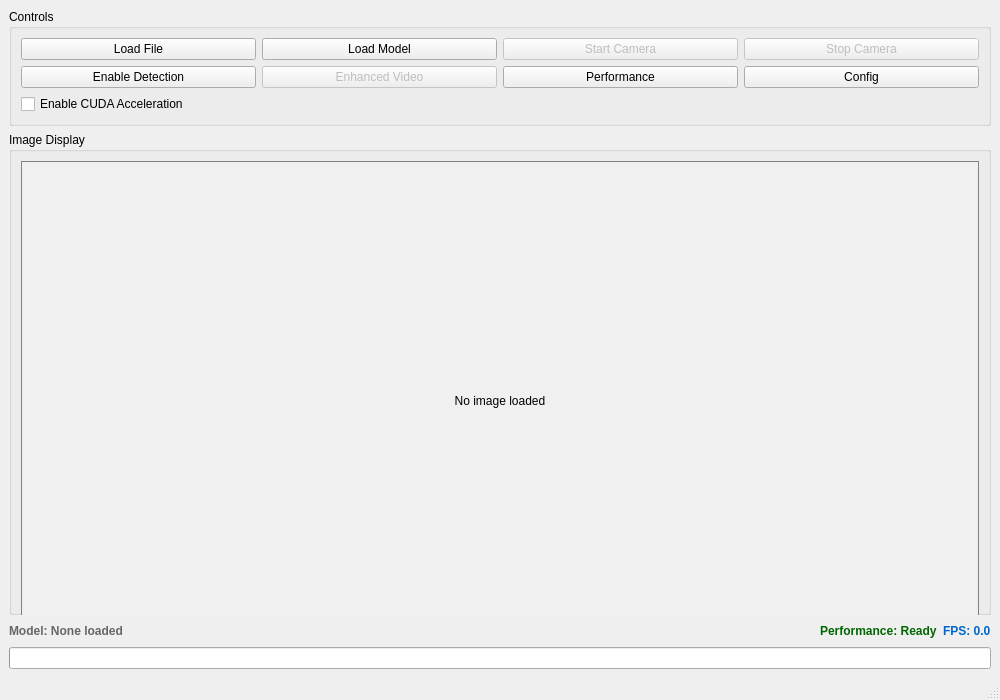
<?xml version="1.0" encoding="UTF-8"?>
<ui version="4.0">
 <class>FaceDetectionWindow</class>
 <widget class="QMainWindow" name="FaceDetectionWindow">
  <property name="geometry">
   <rect>
    <x>0</x>
    <y>0</y>
    <width>1000</width>
    <height>700</height>
   </rect>
  </property>
  <property name="minimumSize">
   <size>
    <width>800</width>
    <height>600</height>
   </size>
  </property>
  <property name="windowTitle">
   <string>Intelligent Face Detection - OpenCV &amp; Qt</string>
  </property>
  <widget class="QWidget" name="centralwidget">
   <layout class="QVBoxLayout" name="mainLayout">
    <property name="spacing">
     <number>6</number>
    </property>
    <property name="leftMargin">
     <number>9</number>
    </property>
    <property name="topMargin">
     <number>9</number>
    </property>
    <property name="rightMargin">
     <number>9</number>
    </property>
    <property name="bottomMargin">
     <number>9</number>
    </property>
    <item>
     <widget class="QGroupBox" name="controlGroup">
      <property name="title">
       <string>Controls</string>
      </property>
      <layout class="QGridLayout" name="controlLayout">
       <property name="spacing">
        <number>6</number>
       </property>
       <item row="0" column="0">
        <widget class="QPushButton" name="loadFileButton">
         <property name="toolTip">
          <string>Load an image or video file for face detection</string>
         </property>
         <property name="text">
          <string>Load File</string>
         </property>
         <property name="icon">
          <iconset theme="document-open">
           <normaloff>.</normaloff>.</iconset>
         </property>
        </widget>
       </item>
       <item row="0" column="1">
        <widget class="QPushButton" name="loadModelButton">
         <property name="toolTip">
          <string>Load a face detection model (Haar Cascade or DNN)</string>
         </property>
         <property name="text">
          <string>Load Model</string>
         </property>
         <property name="icon">
          <iconset theme="document-open">
           <normaloff>.</normaloff>.</iconset>
         </property>
        </widget>
       </item>
       <item row="0" column="2">
        <widget class="QPushButton" name="startCameraButton">
         <property name="enabled">
          <bool>false</bool>
         </property>
         <property name="toolTip">
          <string>Start real-time camera face detection</string>
         </property>
         <property name="text">
          <string>Start Camera</string>
         </property>
         <property name="icon">
          <iconset theme="media-playback-start">
           <normaloff>.</normaloff>.</iconset>
         </property>
        </widget>
       </item>
       <item row="0" column="3">
        <widget class="QPushButton" name="stopCameraButton">
         <property name="enabled">
          <bool>false</bool>
         </property>
         <property name="toolTip">
          <string>Stop camera capture</string>
         </property>
         <property name="text">
          <string>Stop Camera</string>
         </property>
         <property name="icon">
          <iconset theme="media-playback-stop">
           <normaloff>.</normaloff>.</iconset>
         </property>
        </widget>
       </item>
       <item row="1" column="0">
        <widget class="QPushButton" name="detectButton">
         <property name="toolTip">
          <string>Toggle face detection on/off for real-time processing</string>
         </property>
         <property name="text">
          <string>Enable Detection</string>
         </property>
         <property name="checkable">
          <bool>true</bool>
         </property>
        </widget>
       </item>
       <item row="1" column="1">
        <widget class="QPushButton" name="videoProcessingButton">
         <property name="enabled">
          <bool>false</bool>
         </property>
         <property name="toolTip">
          <string>Enable enhanced video processing with GPU acceleration</string>
         </property>
         <property name="text">
          <string>Enhanced Video</string>
         </property>
        </widget>
       </item>
       <item row="1" column="2">
        <widget class="QPushButton" name="performanceButton">
         <property name="toolTip">
          <string>View real-time performance metrics</string>
         </property>
         <property name="text">
          <string>Performance</string>
         </property>
        </widget>
       </item>
       <item row="1" column="3">
        <widget class="QPushButton" name="configButton">
         <property name="toolTip">
          <string>Configure detection profiles and settings</string>
         </property>
         <property name="text">
          <string>Config</string>
         </property>
         <property name="icon">
          <iconset theme="applications-system">
           <normaloff>.</normaloff>.</iconset>
         </property>
        </widget>
       </item>
       <item row="2" column="0" colspan="2">
        <widget class="QCheckBox" name="cudaCheckBox">
         <property name="toolTip">
          <string>Enable GPU acceleration for faster face detection</string>
         </property>
         <property name="text">
          <string>Enable CUDA Acceleration</string>
         </property>
        </widget>
       </item>
       <item row="2" column="2" colspan="2">
        <spacer name="controlSpacer">
         <property name="orientation">
          <enum>Qt::Horizontal</enum>
         </property>
         <property name="sizeHint" stdset="0">
          <size>
           <width>40</width>
           <height>20</height>
          </size>
         </property>
        </spacer>
       </item>
      </layout>
     </widget>
    </item>
    <item>
     <widget class="QGroupBox" name="displayGroup">
      <property name="sizePolicy">
       <sizepolicy hsizetype="Expanding" vsizetype="Expanding">
        <horstretch>0</horstretch>
        <verstretch>1</verstretch>
       </sizepolicy>
      </property>
      <property name="title">
       <string>Image Display</string>
      </property>
      <layout class="QVBoxLayout" name="displayLayout">
       <item>
        <widget class="QLabel" name="imageLabel">
         <property name="minimumSize">
          <size>
           <width>640</width>
           <height>480</height>
          </size>
         </property>
         <property name="styleSheet">
          <string notr="true">QLabel { border: 1px solid gray; background-color: #f0f0f0; }</string>
         </property>
         <property name="text">
          <string>No image loaded</string>
         </property>
         <property name="scaledContents">
          <bool>false</bool>
         </property>
         <property name="alignment">
          <set>Qt::AlignCenter</set>
         </property>
        </widget>
       </item>
      </layout>
     </widget>
    </item>
    <item>
     <widget class="QWidget" name="statusWidget" native="true">
      <property name="sizePolicy">
       <sizepolicy hsizetype="Preferred" vsizetype="Fixed">
        <horstretch>0</horstretch>
        <verstretch>0</verstretch>
       </sizepolicy>
      </property>
      <layout class="QHBoxLayout" name="statusLayout">
       <property name="leftMargin">
        <number>0</number>
       </property>
       <property name="topMargin">
        <number>0</number>
       </property>
       <property name="rightMargin">
        <number>0</number>
       </property>
       <property name="bottomMargin">
        <number>0</number>
       </property>
       <item>
        <widget class="QLabel" name="modelInfoLabel">
         <property name="styleSheet">
          <string notr="true">QLabel { font-weight: bold; color: #666; }</string>
         </property>
         <property name="text">
          <string>Model: None loaded</string>
         </property>
        </widget>
       </item>
       <item>
        <spacer name="statusSpacer">
         <property name="orientation">
          <enum>Qt::Horizontal</enum>
         </property>
         <property name="sizeHint" stdset="0">
          <size>
           <width>40</width>
           <height>20</height>
          </size>
         </property>
        </spacer>
       </item>
       <item>
        <widget class="QLabel" name="performanceLabel">
         <property name="styleSheet">
          <string notr="true">QLabel { font-weight: bold; color: #006600; }</string>
         </property>
         <property name="text">
          <string>Performance: Ready</string>
         </property>
        </widget>
       </item>
       <item>
        <widget class="QLabel" name="fpsLabel">
         <property name="styleSheet">
          <string notr="true">QLabel { font-weight: bold; color: #0066CC; }</string>
         </property>
         <property name="text">
          <string>FPS: 0.0</string>
         </property>
        </widget>
       </item>
      </layout>
     </widget>
    </item>
    <item>
     <widget class="QProgressBar" name="progressBar">
      <property name="visible">
       <bool>false</bool>
      </property>
     </widget>
    </item>
   </layout>
  </widget>
  <widget class="QStatusBar" name="statusbar"/>
 </widget>
 <resources/>
 <connections/>
</ui>
